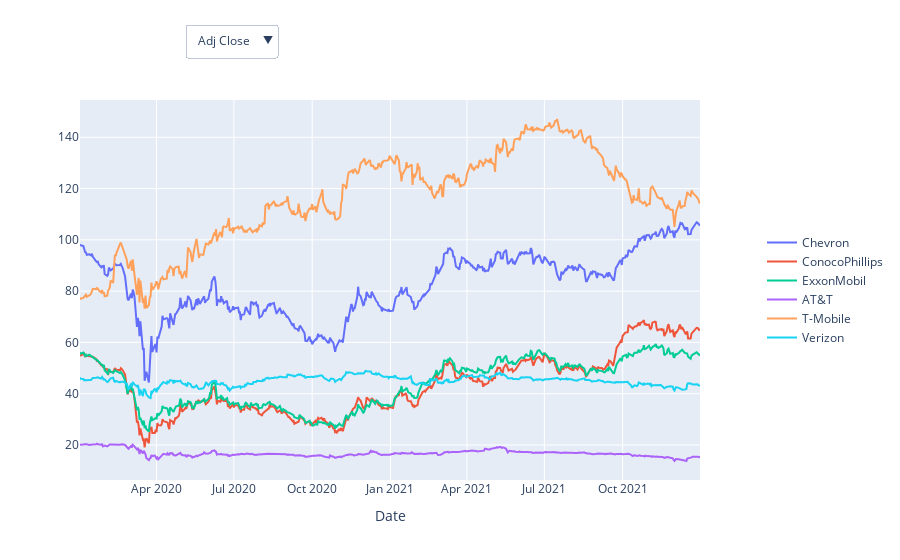

The cell this chart's notebook holds for it:
### Code cell
# Create an empty figure object
fig = go.Figure()

# Add traces for each oil company using the default metric (initially set to 'Adj Close')
for company in df_filtered['Company'].unique():
    company_data = df_filtered[df_filtered['Company'] == company]
    fig.add_trace(go.Scatter(x=company_data['Date'], y=company_data[metric], mode='lines', name=company))

# Create dropdown menu for selecting different metrics
dropdown_buttons = [
    dict(
        label=col,
        method="update",
        args=[{"y": [df_filtered[df_filtered['Company'] == company][col] for company in df_filtered['Company'].unique()]}]
    ) for col in available_columns
]

# Create layout with dropdown
fig.update_layout(
    xaxis_title="Date",
    legend=dict(
        orientation="v",
        y=0.5,
        x=1.1
    ),
    updatemenus=[
        dict(
            buttons=dropdown_buttons,
            direction="down",
            showactive=True,
            x=0.17,  # Adjust the position of the dropdown
            xanchor="left",
            y=1.2,
            yanchor="top"
        )
    ]
)

# Display the plot
fig.show()

### Figure 1 — Plotly figure (JSON) as saved in the notebook; plotly's stock layout.template omitted (floating-point values rounded to 4 significant figures; data arrays with more than 128 entries replaced by an {"elided": "..."} marker saying what was removed)
{"data": [{"mode": "lines", "name": "Chevron", "type": "scatter", "x": {"elided": "505 str values"}, "y": {"elided": "505 float values"}}, {"mode": "lines", "name": "ConocoPhillips", "type": "scatter", "x": {"elided": "505 str values"}, "y": {"elided": "505 float values"}}, {"mode": "lines", "name": "ExxonMobil", "type": "scatter", "x": {"elided": "505 str values"}, "y": {"elided": "505 float values"}}, {"mode": "lines", "name": "AT&T", "type": "scatter", "x": {"elided": "505 str values"}, "y": {"elided": "505 float values"}}, {"mode": "lines", "name": "T-Mobile", "type": "scatter", "x": {"elided": "505 str values"}, "y": {"elided": "505 float values"}}, {"mode": "lines", "name": "Verizon", "type": "scatter", "x": {"elided": "505 str values"}, "y": {"elided": "505 float values"}}], "layout": {"legend": {"orientation": "v", "x": 1.1, "y": 0.5}, "updatemenus": [{"buttons": [{"args": [{"y": {"elided": "6x505 float values"}}], "label": "Adj Close", "method": "update"}, {"args": [{"y": {"elided": "6x505 int values"}}], "label": "Volume", "method": "update"}, {"args": [{"y": {"elided": "6x505 float values"}}], "label": "Open", "method": "update"}, {"args": [{"y": {"elided": "6x505 float values"}}], "label": "High", "method": "update"}, {"args": [{"y": {"elided": "6x505 float values"}}], "label": "Low", "method": "update"}], "direction": "down", "showactive": true, "x": 0.17, "xanchor": "left", "y": 1.2, "yanchor": "top"}], "xaxis": {"title": {"text": "Date"}}}}
